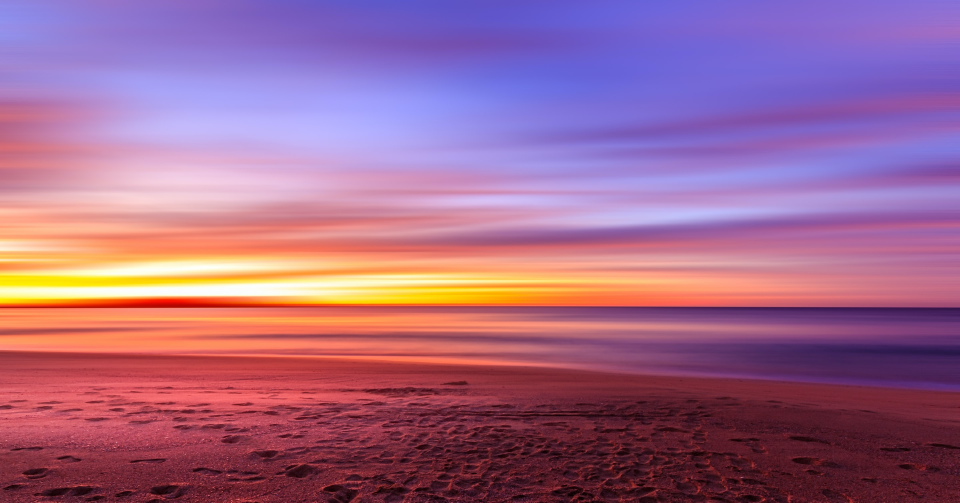
#> input picture images/sky.jpg, 2880 x 1508 px (shown at 1/3 size)
$ jupyter execute week-10.ipynb
#> lines starting #> are read from the running program, lines starting #| are printed output that depends on the picture
[cell 1]
import cv2
from matplotlib import pyplot as plt
import numpy as np

[cell 2]
resized_img  = cv2.resize(cv2.imread('images/sky.jpg'), (300, 300))
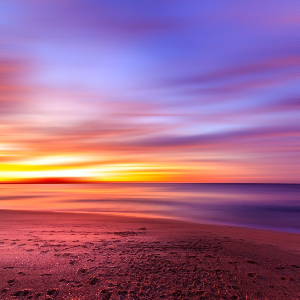
#> resized_img: shape (300, 300, 3); mean B, G, R 139.9, 104, 159.8
img          = cv2.cvtColor(resized_img, cv2.COLOR_BGR2RGB)
original_img = img.copy()
hsv_img      = cv2.cvtColor(resized_img, cv2.COLOR_BGR2HSV)
#> hsv_img: shape (300, 300, 3); mean H, S, V 127.4, 129.7, 185.8

[cell 3]
c = 255 - img[..., 0]
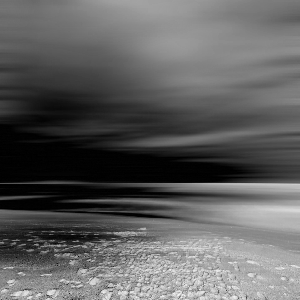
#> c: shape (300, 300); min 0, max 244, mean 95.2
m = 255 - img[..., 1]
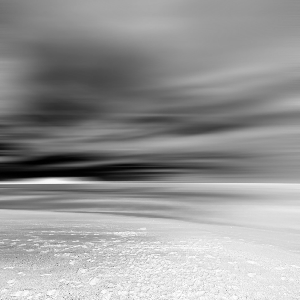
#> m: shape (300, 300); min 0, max 255, mean 151
y = 255 - img[..., 2]
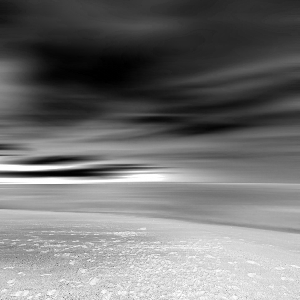
#> y: shape (300, 300); min 0, max 255, mean 115.1

[cell 4]
cmy_img = np.dstack((c, m, y))
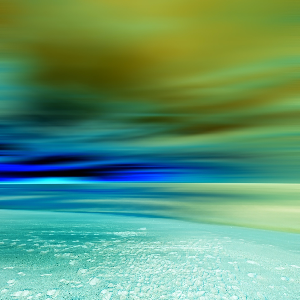
#> cmy_img: shape (300, 300, 3); mean R, G, B 95.2, 151, 115.1

[cell 5]
plt.figure(figsize = (10, 30))

plt.subplot(1, 3, 1)
plt.title('original image')
plt.imshow(original_img)

plt.subplot(1, 3, 2)
plt.title('hsv image')
plt.imshow(hsv_img)

plt.subplot(1, 3, 3)
plt.title('cmy image')
plt.imshow(cmy_img)

plt.show()

$ run again, with images/beach-inv.jpg copied over images/sky.jpg
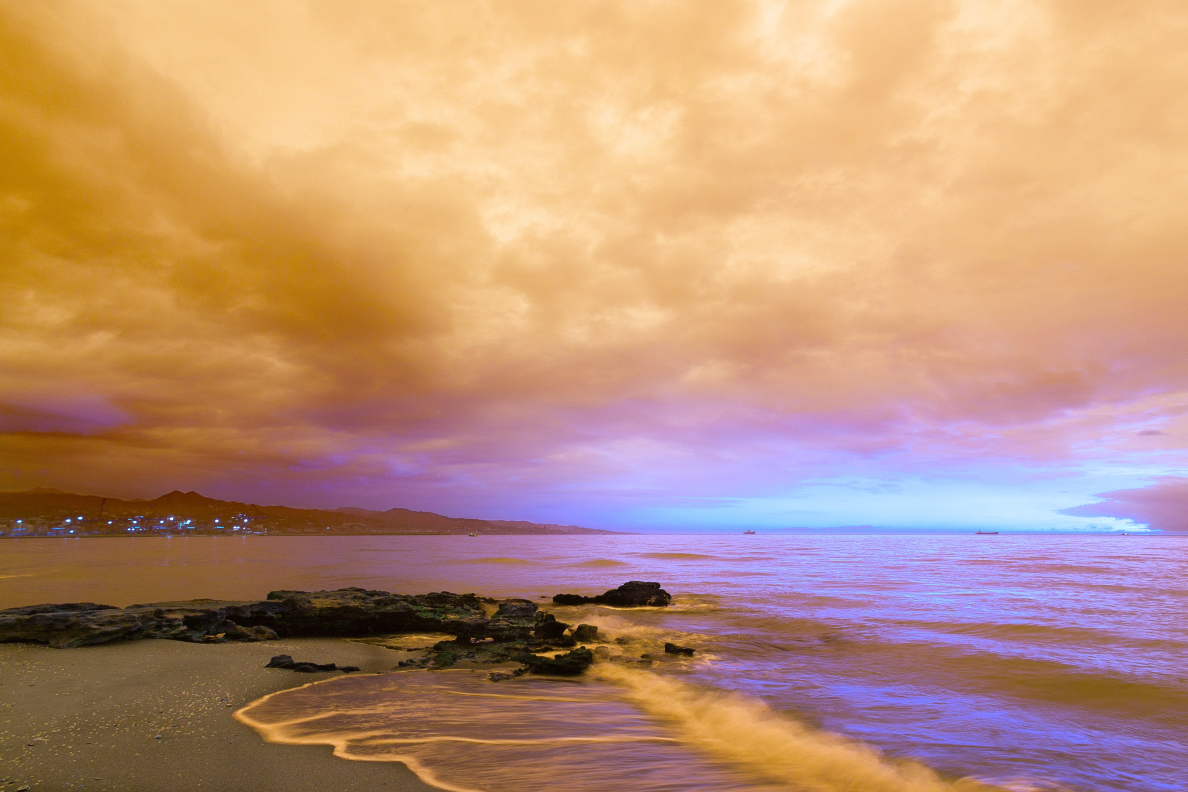
#> input picture images/beach-inv.jpg, 4752 x 3168 px (shown at 1/4 size)
#> hsv_img: shape (300, 300, 3); mean H, S, V 47, 120.6, 196.6
#> `y = 255 - img[..., 2]`:
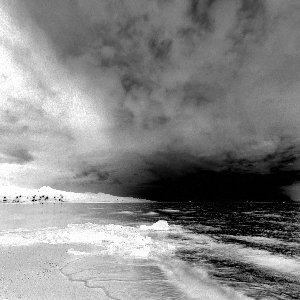
#> y: shape (300, 300); min 0, max 255, mean 133.4
#> `cmy_img = np.dstack((c, m, y))`:
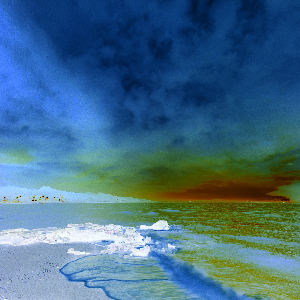
#> cmy_img: shape (300, 300, 3); mean R, G, B 67.1, 108.5, 133.4
